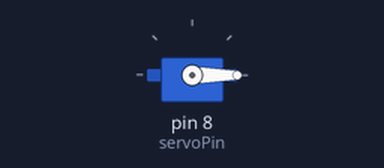
Bench run of a sketch on a simulated Arduino Uno, built with avr-gcc and run on an emulated ATmega328P. Parts: servo.

Above: at 0.05 s.
At 6.0 s:
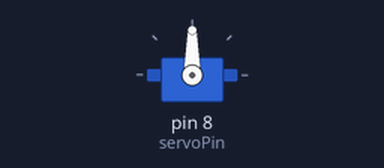
At 9.0 s:
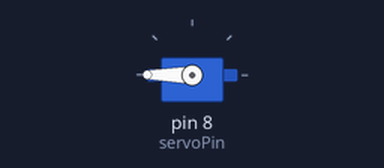
At 12.0 s:
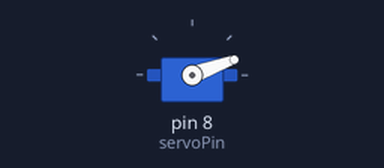
Timing chart, 0 to 15.6 s (numbered marks = the images above):
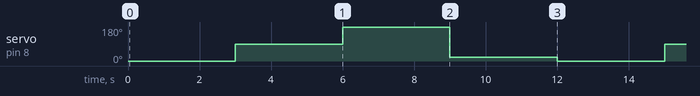

The sketch:

servo-motor.ino
```cpp
#include <Servo.h>

#define servoPin 8

Servo servo;


void setup(){
  servo.attach(servoPin);
}

void loop(){
  servo.write(0);       //set angle to 0

  delay(3000);

  servo.write(90);      //set angle to 90

  delay(3000);

  servo.write(180);     //set angle to 180

  delay(3000);

  servo.write(20);      //set angle to 20

  delay(3000);

}
```

Measured:
- by itself, servo on pin 8 (servoPin): repeats every 12.0 s: 180° 3.0 s, 20° 3.0 s, 0° 3.0 s, 90° 3.0 s
